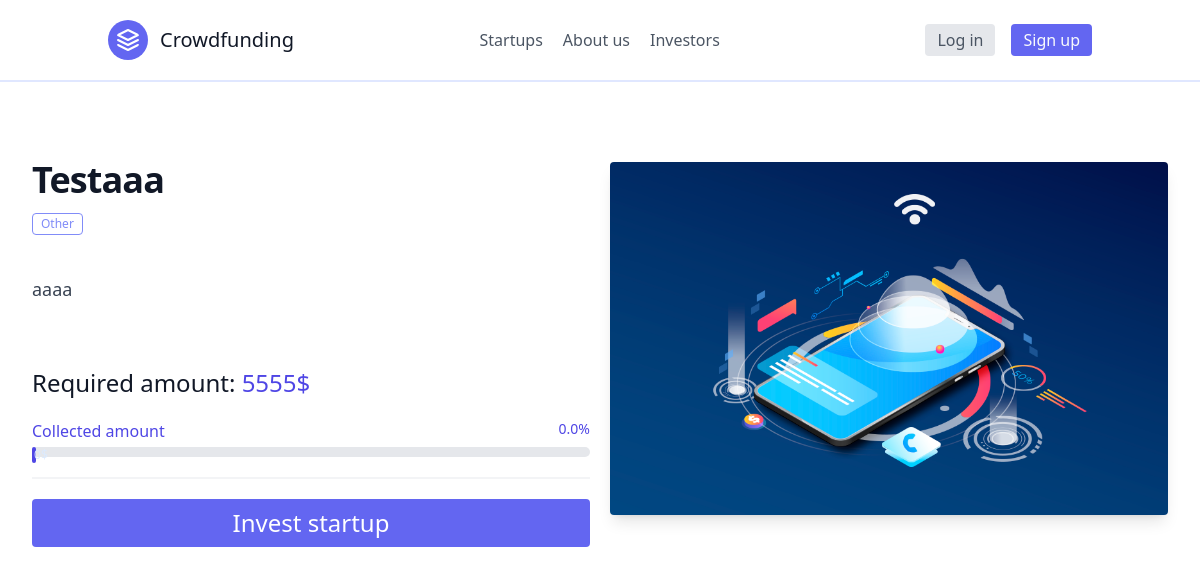
The app's page /startups/project/8 with its own data.
### startup/models.py (models this page shows, shortened)
class Startups(models.Model):
    startupper = models.ForeignKey(UserStartupper, on_delete=models.CASCADE)
    title = models.CharField(max_length=255)
    description = models.TextField(blank=True)
    date_uploaded = models.DateTimeField(auto_now_add=True)
    initial_capital = models.IntegerField()
    accumulated_capital = models.IntegerField()
    image = models.ImageField(null=True, blank=True, upload_to="images/")
    categories = [
        ('IT', 'IT'),
        ('Ecology', 'Ecology'),
        ('Electronic', 'Electronic'),
        ('Health', 'Health'),
        ('Education', 'Education'),
        ('Gaming', 'Gaming'),
        ('Small Business', 'Small Business'),
        ('Other', 'Other')
    ]
    category = models.CharField(max_length=20, choices=categories, default='Other')
    def percentage(self):
        return float('{:.1f}'.format(self.accumulated_capital * 100 / self.initial_capital))

### startup/views.py (the view)
# urls.py: path('project/<int:pk>', startup_page, name='project'),
def startup_page(request, pk):
    if request.user.is_authenticated:
        is_authenticated = True
        username = request.user.username
    else:
        is_authenticated = False
        username = 'not logged in'
    startup = Startups.objects.get(pk=pk)
    context = {
        'project': startup,
        'is_authenticated': is_authenticated,
        'username': username
    }
    return render(request, 'startup.html', context=context)

### startup/templates/startup.html (shortened to what this page needs)
{% extends 'base.html' %}
{% block header %}
    <header class="text-gray-600 body-font border-b-2 border-indigo-100">
            <div class="container mx-auto flex flex-wrap p-5 flex-col md:flex-row items-center">
              <a class="flex title-font font-medium items-center text-gray-900 mb-4 md:mb-0">
                <svg xmlns="http://www.w3.org/2000/svg" fill="none" stroke="currentColor" stroke-linecap="round" stroke-linejoin="round" stroke-width="2" class="w-10 h-10 text-white p-2 bg-indigo-500 rounded-full" viewBox="0 0 24 24">
                  <path d="M12 2L2 7l10 5 10-5-10-5zM2 17l10 5 10-5M2 12l10 5 10-5"></path>
                </svg>
                <span class="ml-3 text-xl">Crowdfunding</span>
              </a>
              <nav class="md:ml-auto md:mr-auto flex flex-wrap items-center text-base justify-center">
                <a href="{% url 'startups' %}" class="cursor-pointer mr-5 hover:text-gray-900">Startups</a>
                <a class="cursor-pointer mr-5 hover:text-gray-900">About us</a>
                <a class="cursor-pointer mr-5 hover:text-gray-900">Investors</a>
              </nav>
                {% if is_authenticated %}
                    <div class="dropdown inline-block relative">
                    <button class="bg-indigo-0 text-gray-700 font-semibold py-2 px-4 rounded inline-flex items-center">
                      <span class="mr-1"> {{username}} </span>
                      <svg class="fill-current h-4 w-4" xmlns="http://www.w3.org/2000/svg" viewBox="0 0 20 20"><path d="M9.293 12.95l.707.707L15.657 8l-1.414-1.414L10 10.828 5.757 6.586 4.343 8z"/> </svg>
                    </button>
                    <ul class="dropdown-menu absolute hidden text-gray-700 w-full">
                      <li><a class=" bg-gray-100 hover:bg-gray-200 py-2 px-4 block whitespace-no-wrap" href="{% url 'myroom' %}">My Room</a></li>
                      <li><a class="bg-red-500 hover:bg-red-600 text-white rounded-b-lg py-2 px-4 block whitespace-no-wrap" href="{% url 'logout' %}">Log out</a></li>
                    </ul>
                  </div>
                {% else %}
                  <a href="{% url 'login' %}" class="inline-flex items-center bg-gray-200 border-0 py-1 px-3 focus:outline-none hover:bg-gray-300 rounded text-base mt-4 md:mt-0 mr-4">
                    Log in
                  </a>
                  <a class="inline-flex items-center bg-indigo-500 border-0 py-1 px-3 focus:outline-none hover:bg-indigo-600 rounded text-base text-slate-50 mt-4 md:mt-0">
                    Sign up
                  </a>
                {% endif %}
            </div>
          </header>
{% endblock %}
{% block body %}
<section class="mx-auto">
<div class="px-4 py-16 mx-auto sm:max-w-xl md:max-w-full lg:max-w-screen-xl md:px-24 lg:px-8 lg:py-20">
  <div class="grid gap-5 row-gap-10 lg:grid-cols-2">
    <div class="flex flex-col justify-center">
      <div class="max-w-xl mb-6">
        <h2 class="max-w-lg mb-3 font-sans text-3xl font-bold tracking-tight text-gray-900 sm:text-4xl sm:leading-none">
          {{project.title}}
        </h2>
          <span class="inline-flex items-center justify-center mb-10 px-2 py-1 text-xs font-medium leading-none text-indigo-400 border border-indigo-400 rounded">{{ project.category }}</span>
        <p class="text-base text-gray-700 md:text-lg"> {{project.description}}
        </p>
      </div>
         <span class="title-font mt-10  text-2xl text-gray-900">Required amount: <span class="font-medium text-indigo-600">{{project.initial_capital}}$</span></span>
         <div class="mt-5 pb-5 border-b-2 border-gray-100 mb-5">
                <div class="flex justify-between mb-1">
                  <span class="text-base font-medium text-indigo-600 dark:text-white">Collected amount</span>
                  <span class="text-sm font-medium text-indigo-600 dark:text-white">{{ project.percentage }}%</span>
                </div>
                <div class="w-full bg-gray-200 rounded-full h-2.5 dark:bg-gray-700">
                  <div class="bg-indigo-600 text-xs font-medium text-blue-100 text-center p-0.5 leading-none rounded-full" style="width: {{project.percentage}}%">{{project.accumulated_capital}}$</div>
                </div>
         </div>
        <a href="#" class="text-white text-center text-2xl  bg-indigo-500 border-0 py-2 px-4 focus:outline-none hover:bg-indigo-600 rounded">Invest startup</a>
    </div>
    <div>
      <img class="object-cover w-full h-150 rounded shadow-lg lg:h-150" src="{{ project.image.url }}" alt="a" />
    </div>
  </div>
</div>
</section>
{% endblock %}

### records on screen
Startups: title "Testaaa", category "Other", description "aaaa", initial_capital "5555", percentage "0.0", accumulated_capital "0", image (picture)
